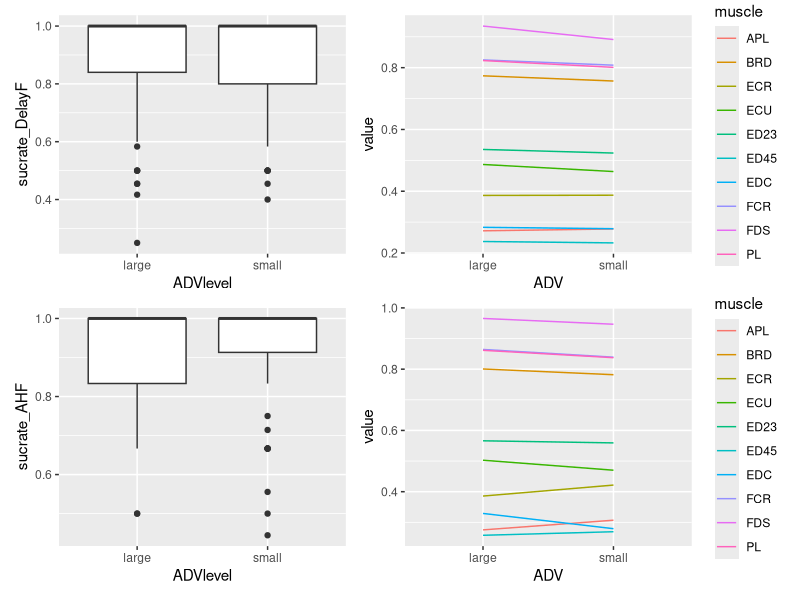

Reproduce this figure in R.
library(ggplot2)
library(readxl)

# change path as your system
setwd('F:/Nature Comm/data_code/SourceData_ST2023') 

behavior_comp <- read_excel("SourceData_ST2023_SFig4BCEF.xlsx")
data<-behavior_comp

EMG_smallADV <- data[1:77,4:23]
avEMG_small <- colMeans(EMG_smallADV)
EMG_largeADV <- data[78:154,4:23]
avEMG_large <- colMeans(EMG_largeADV)

avEMG <- rbind(avEMG_large,avEMG_small)

avEMG_DelayF <- avEMG[,1:10]
avEMG_AHF <- avEMG[,11:20]


# Static task epoch, Extension
p1<-ggplot(data,aes(x=ADVlevel, y=sucrate_DelayF))+
  geom_boxplot()
p2<-ggplot(data,aes(x=ADVlevel, y=sucrate_AHF))+
  geom_boxplot()

df <- data.frame(
    ADV     = c(rep("large",10),rep("small",10)),
    muscle  = c(rep(c("ECU","ED45","EDC","ECR","APL","ED23","BRD","FCR","PL","FDS"),2)),
    value = c(avEMG_DelayF[1,],avEMG_DelayF[2,])
  )
p3<-ggplot(df,aes(x=ADV, y=value,color=muscle))+geom_line(aes(group = muscle))
df <- data.frame(
  ADV     = c(rep("large",10),rep("small",10)),
  muscle  = c(rep(c("ECU","ED45","EDC","ECR","APL","ED23","BRD","FCR","PL","FDS"),2)),
  value = c(avEMG_AHF[1,],avEMG_AHF[2,])
)
p4<-ggplot(df,aes(x=ADV, y=value,color=muscle))+geom_line(aes(group = muscle))

library(patchwork)
(p1|p3)/(p2|p4)

  